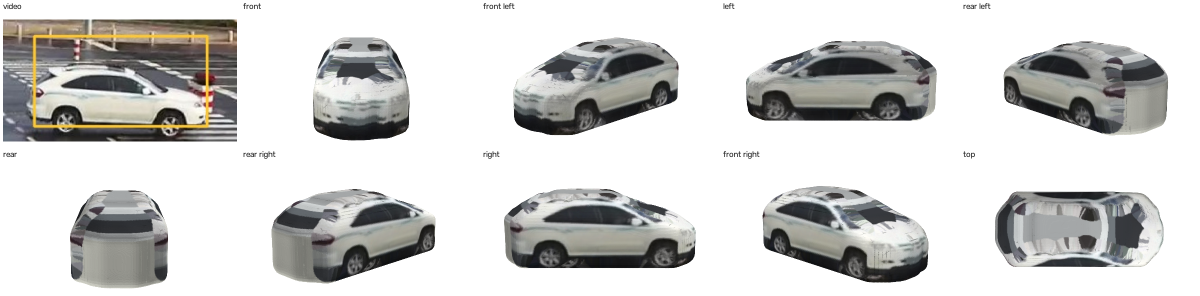
#> input picture figures/all_sides.png, 2400 x 592 px, given in place of car_triangulations_ann_Ball_full.png, which was not available (shown at 1/2 size)
$ python triangulation_B_figure.py
#> lines starting #> are read from the running program, lines starting #| are printed output that depends on the picture
"""The window triangulations of intersection B for the article: rows 0, 1 and 5 of whole_scene_cars.py's
car_triangulations figure of the precise run on B (cars 000013, 000000, 000024), the first column's title shortened.
Writes figures/triangulation_B.png. Usage: python scripts/triangulation_B_figure.py [source png]"""
import glob, os, sys
import numpy as np
from PIL import Image, ImageDraw, ImageFont
SRC = sys.argv[1] if len(sys.argv) > 1 else os.path.expanduser(
    "~/Documents/MyArticles/code/3dseg/docs/car_triangulations_ann_Ball_full.png")
src = Image.open(SRC).convert("RGB")
#> src is the input picture: PIL image 2400x592 RGB; mean R, G, B 208.1, 207.9, 206.5
H = src.height // 6
#> H = 98
f = ImageFont.truetype(glob.glob("/usr/share/fonts/**/DejaVuSans.ttf", recursive=True)[0], 9)
rows = []
for r, title in ((0, "car 000013, frame 11: triangulation on the frame"), (1, "car 000000, frame 7: triangulation on the frame"),
                 (5, "car 000024, frame 19: triangulation on the frame")):
    im = src.crop((0, r * H, src.width, (r + 1) * H)).copy()
    a = np.asarray(im.crop((0, 0, 352, 30)).convert("L"))     # the first column's title: its rows of dark pixels
    ys = np.nonzero((a < 200).sum(1) > 0)[0]
    y0 = max(0, ys.min() - 2) if len(ys) else 8
    d = ImageDraw.Draw(im)
    d.rectangle((0, y0, 352, y0 + 13), fill="white")
    d.text((12, y0 + 1), title, fill=(20, 20, 20), font=f)
    rows.append(im)
#> this loop made 3 passes
#> y0 on passes 2 to 3: 0, 0
#> (ys, y0) on pass 1: ([6, 7, 8, 9, 10, 11, 12, 13, 14, 15, 16, 17], 4)
#> pass 1, `im = src.crop((0, r * H, src.width, (r + 1) * H)).copy()`:
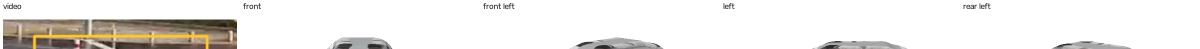
#> im: PIL image 2400x98 RGB (shown at 1/2 size); mean R, G, B 236.9, 234.8, 231.6
#> pass 1, `a = np.asarray(im.crop((0, 0, 352, 30)).convert("L"))     # the first ..`:
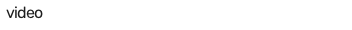
#> a: shape (30, 352); min 30, max 255, mean 252
#> pass 2, `im = src.crop((0, r * H, src.width, (r + 1) * H)).copy()`:
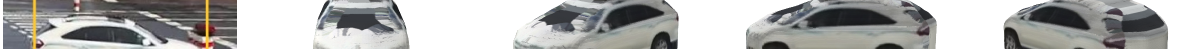
#> im: PIL image 2400x98 RGB (shown at 1/2 size); mean R, G, B 174.9, 175, 173.8
#> pass 2, `a = np.asarray(im.crop((0, 0, 352, 30)).convert("L"))     # the first ..`:
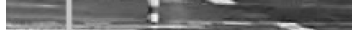
#> a: shape (30, 352); min 22, max 255, mean 105
#> after the loop:
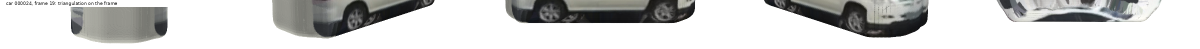
#> im: PIL image 2400x98 RGB (shown at 1/2 size); mean R, G, B 207, 207.4, 206.6
#> after the loop, rows = 3 items
out = Image.new("RGB", (src.width, 3 * H), "white")
#> out: PIL image 2400x294 RGB; every value is 255
for i, im in enumerate(rows):
    out.paste(im, (0, i * H))
#> this loop made 3 passes
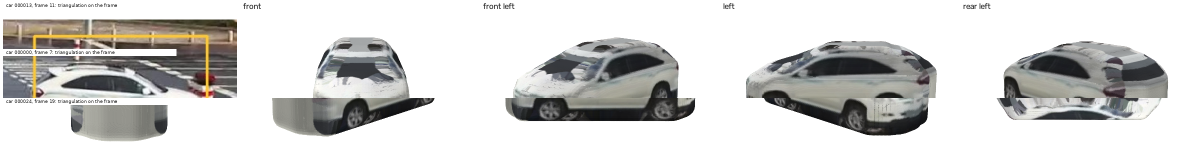
#> out: PIL image 2400x294 RGB (shown at 1/2 size); mean R, G, B 207.1, 206.6, 204.9
path = os.path.join(os.path.dirname(os.path.abspath(__file__)), "..", "figures", "triangulation_B.png")
out.save(path)
print(path, out.size)
#| scripts/../figures/triangulation_B.png (2400, 294)

$ run again, on figures/best_models_SLAM.png
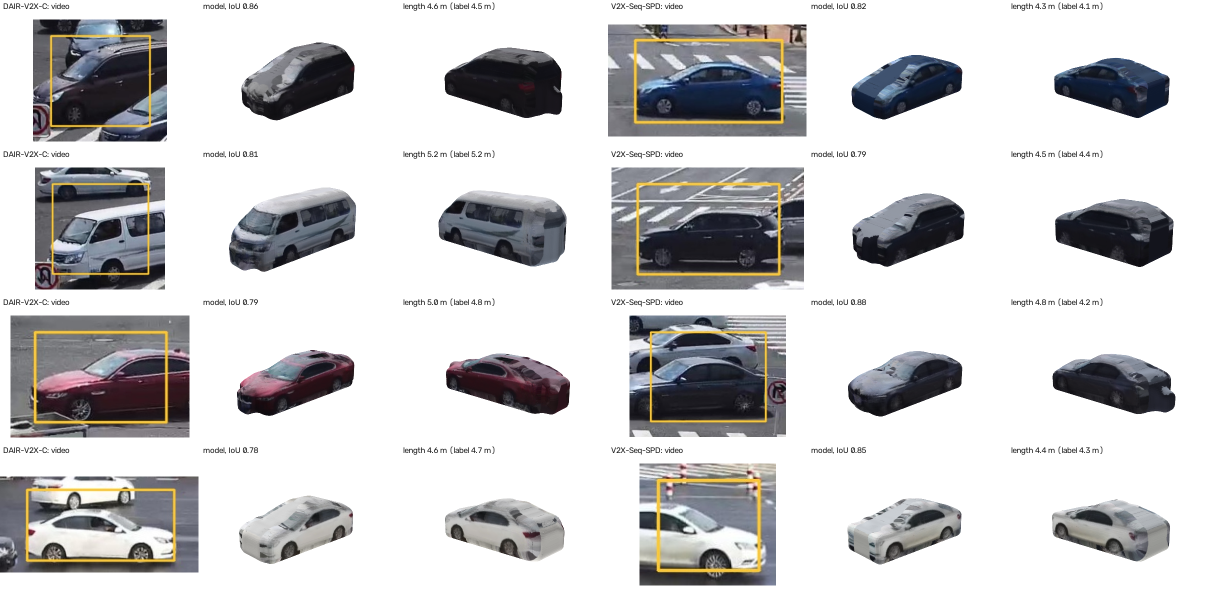
#> input picture figures/best_models_SLAM.png, 2416 x 1184 px (shown at 1/2 size)
#> src is the input picture: PIL image 2416x1184 RGB; mean R, G, B 202.4, 201.9, 202.8
#> the loop `for r, title in ((0, "car 000013, frame 11: triangulation on the frame..` made 3 passes
#> y0 on passes 2 to 3: 0, 0
#> after the loop `for r, title in ((0, "car 000013, frame 11: triangulation on the frame..`:
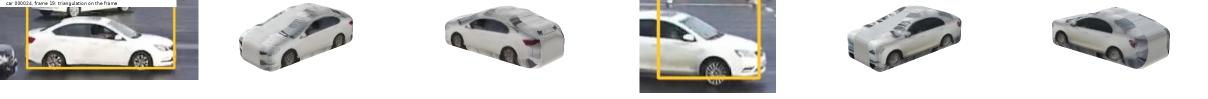
#> im: PIL image 2416x197 RGB (shown at 1/2 size); mean R, G, B 210.9, 210.5, 209.3
#> after the loop `for r, title in ((0, "car 000013, frame 11: triangulation on the frame..`: rows = 3 items
#> the loop `for i, im in enumerate(rows):` made 3 passes
#> after the loop `for i, im in enumerate(rows):`:
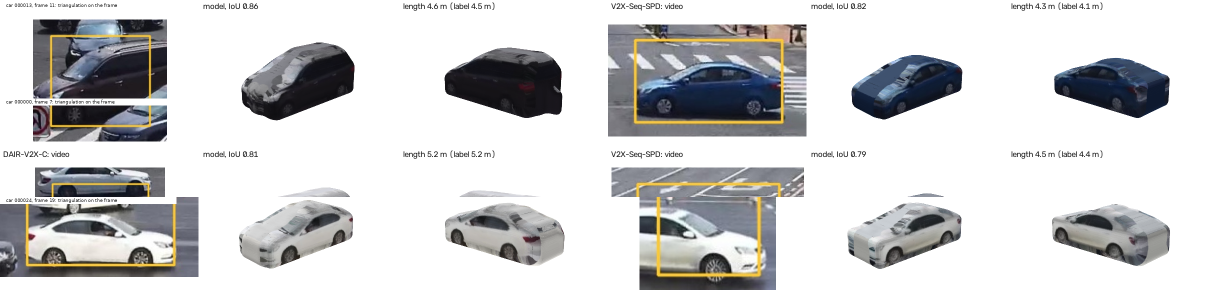
#> out: PIL image 2416x591 RGB (shown at 1/2 size); mean R, G, B 206.8, 206.9, 207.5
#| scripts/../figures/triangulation_B.png (2416, 591)
